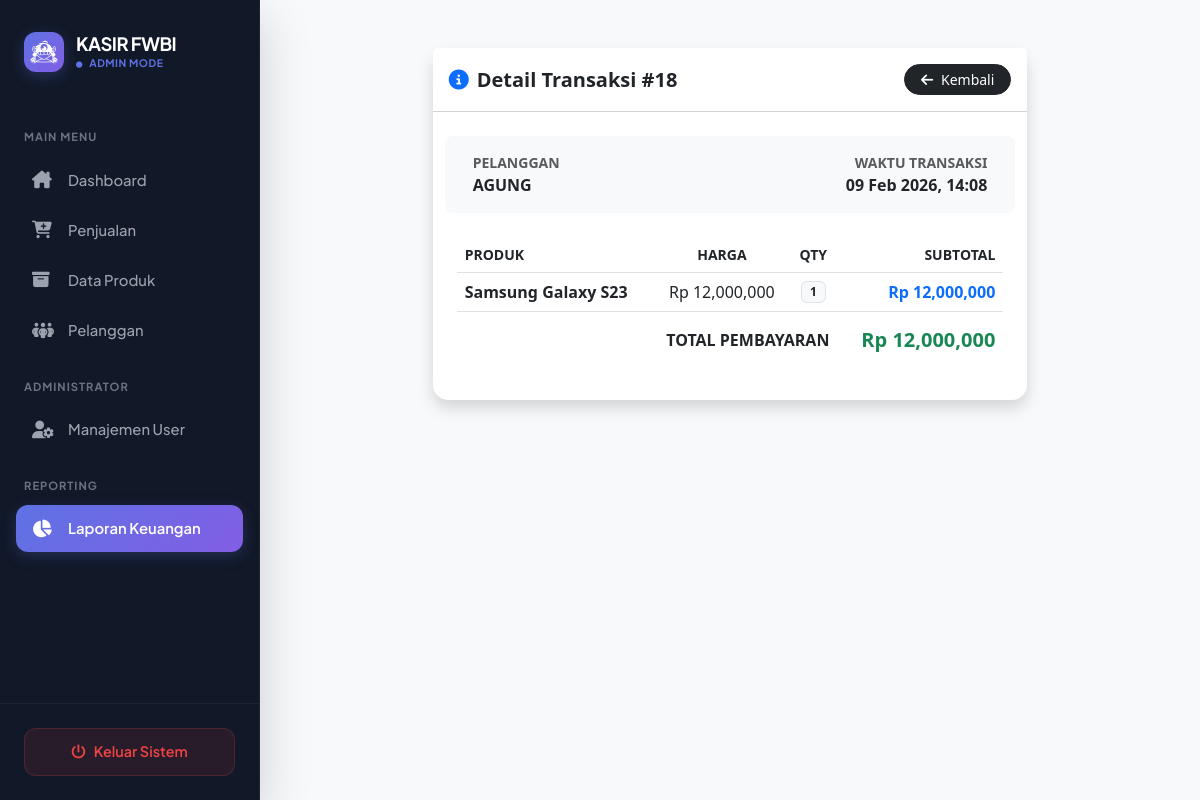
Page /petugas/laporan/detail.php?id=18 (signed in) on the committed database.
### tables this page shows
CREATE TABLE `penjualan` (
  `PenjualanID` int(11) NOT NULL,
  `TanggalPenjualan` datetime NOT NULL DEFAULT current_timestamp(),
  `TotalHarga` decimal(10,2) NOT NULL,
  `PelangganID` int(11) NOT NULL
);

CREATE TABLE `pelanggan` (
  `PelangganID` int(11) NOT NULL,
  `NamaPelanggan` varchar(255) NOT NULL,
  `Alamat` text NOT NULL,
  `NomorTelepon` varchar(15) NOT NULL
);

CREATE TABLE `detailpenjualan` (
  `DetailID` int(11) NOT NULL,
  `PenjualanID` int(11) NOT NULL,
  `ProdukID` int(11) NOT NULL,
  `JumlahProduk` int(11) NOT NULL,
  `Subtotal` decimal(10,2) NOT NULL
);

CREATE TABLE `produk` (
  `ProdukID` int(11) NOT NULL,
  `NamaProduk` varchar(255) NOT NULL,
  `Harga` decimal(10,2) NOT NULL,
  `Stok` int(11) NOT NULL
);

### petugas/laporan/detail.php (the view, shortened to what this page needs)
<?php
include '../../main/connect.php';
$id = $_GET['id'];
$query = mysqli_query($conn, "SELECT * FROM penjualan
         JOIN pelanggan ON penjualan.PelangganID = pelanggan.PelangganID
         WHERE PenjualanID = '$id'");
$data = mysqli_fetch_array($query);
?>
<!DOCTYPE html>
<html lang="id">
<head>
    <link href="https://cdn.jsdelivr.net/npm/bootstrap@5.3.0/dist/css/bootstrap.min.css" rel="stylesheet">
    <link rel="stylesheet" href="https://cdnjs.cloudflare.com/ajax/libs/font-awesome/6.0.0/css/all.min.css">
</head>
<body class="bg-light">
    <div class="d-flex">
        <?php include '../../template/sidebar.php'; ?>
        <div class="container-fluid p-4">
            <div class="card shadow border-0 col-md-8 mx-auto" style="border-radius: 15px;">
                <div class="card-header bg-white py-3 d-flex justify-content-between align-items-center">
                    <h5 class="fw-bold m-0"><i class="fas fa-info-circle me-2 text-primary"></i>Detail Transaksi #<?= $id; ?></h5>
                    <a href="index.php" class="btn btn-dark btn-sm rounded-pill px-3">
                        <i class="fas fa-arrow-left me-1"></i> Kembali
                    </a>
                </div>
                <div class="card-body p-4">
                    <div class="row mb-4 p-3 bg-light rounded-3">
                        <div class="col-6">
                            <small class="text-muted d-block fw-bold">PELANGGAN</small>
                            <p class="fw-bold text-uppercase m-0"><?= $data['NamaPelanggan']; ?></p>
                        </div>
                        <div class="col-6 text-end">
                            <small class="text-muted d-block fw-bold">WAKTU TRANSAKSI</small>
                            <p class="fw-bold m-0"><?= date('d M Y, H:i', strtotime($data['TanggalPenjualan'])); ?></p>
                        </div>
                    </div>
                    <table class="table table-borderless align-middle">
                        <thead class="border-bottom">
                            <tr class="text-muted small">
                                <th>PRODUK</th>
                                <th class="text-center">HARGA</th>
                                <th class="text-center">QTY</th>
                                <th class="text-end">SUBTOTAL</th>
                            </tr>
                        </thead>
                        <tbody>
                            <?php
                            $detail = mysqli_query($conn, "SELECT * FROM detailpenjualan
                                      JOIN produk ON detailpenjualan.ProdukID = produk.ProdukID
                                      WHERE PenjualanID = '$id'");
                            while($d = mysqli_fetch_array($detail)){
                            ?>
                            <tr>
                                <td class="fw-bold"><?= $d['NamaProduk']; ?></td>
                                <td class="text-center">Rp <?= number_format($d['Harga']); ?></td>
                                <td class="text-center"><span class="badge bg-light text-dark border"><?= $d['JumlahProduk']; ?></span></td>
                                <td class="text-end fw-bold text-primary">Rp <?= number_format($d['Subtotal']); ?></td>
                            </tr>
                            <?php } ?>
                        </tbody>
                        <tfoot>
                            <tr class="border-top">
                                <th colspan="3" class="text-end pt-3">TOTAL PEMBAYARAN</th>
                                <th class="text-end pt-3 h5 fw-bold text-success">Rp <?= number_format($data['TotalHarga']); ?></th>
                            </tr>
                        </tfoot>
                    </table>
                </div>
            </div>
        </div>
    </div>
</body>
</html>

### template/sidebar.php (style rules this page uses)
:root { --sidebar-bg: #111827; --accent-color: #5e72e4; --hover-bg: rgba(255, 255, 255, 0.05); --text-gray: #9ca3af; }

### rows in the picture
penjualan: PelangganID.NamaPelanggan "AGUNG", TanggalPenjualan "09 Feb 2026, 14:08", TotalHarga "12,000,000"
detailpenjualan: ProdukID.NamaProduk "Samsung Galaxy S23", ProdukID.Harga "12,000,000", JumlahProduk "1", Subtotal "12,000,000"

### other values in the picture
$_SESSION['role'] "ADMIN"
$id "18"
